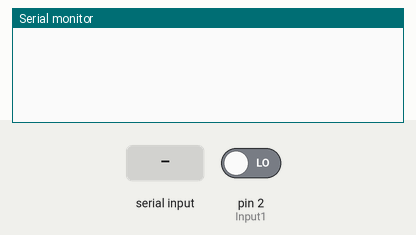
Recording of a sketch running on a simulated Arduino Uno, built with avr-gcc and run on an emulated ATmega328P. Parts: the last lines printed to the serial monitor. Inputs (shaded band) come from the test bench; at power-on: pin 2 (Input1) LOW. The modem accepts every AT command (registered, SIM ready, sends succeed) and sends nothing else.

Above: at 1.5 s.
1.6 s: pin 2 (Input1) driven HIGH
At 2.7 s:
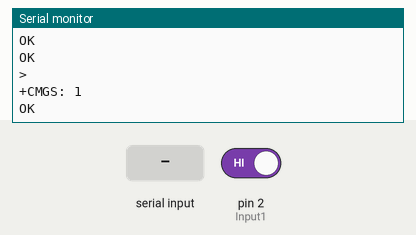
3.5 s: "1" received over the second serial link
At 4.0 s:
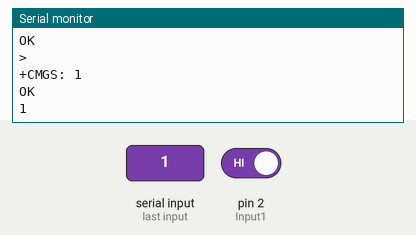
5.0 s: "0" received over the second serial link
At 6.4 s:
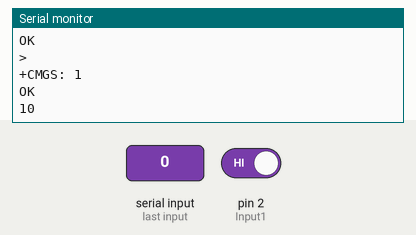

The sketch:

final_code.ino
```cpp
#include <SoftwareSerial.h>

#include <Sim800l.h>
SoftwareSerial mySerial(9,10);
const int Input1=2;
int State1;

void setup(){
  Serial.begin(9600);
  mySerial.begin(9600);
  attachInterrupt(digitalPinToInterrupt(Input1),sendsms,RISING);
  pinMode(Input1, INPUT);
}

void loop()
{
  updateSerial();
}
void updateSerial(){
  delay(500);
  while(mySerial.available()){
    Serial.write(mySerial.read());
  }
  while(Serial.available()){
    mySerial.write(Serial.read());
  }
}
void sendsms()
{
  mySerial.println("AT\r");
  delay(1000);
  Serial.write(mySerial.read());
  mySerial.println("AT+CMGF=1\r");
  delay(1000);
  mySerial.println("AT+CMGS=\"+256785979980\"\r");
  delay(1000);

  mySerial.println("EMERGENCY!");
  delay(1000);

  mySerial.println((char)26);
  delay(100);

}
```

Measured:
- after the input at 1.6 s, the serial monitor: prints a new line after 0.40 s (image 1)
- after the input at 3.5 s, the serial monitor: prints a new line at once (image 2)
- after the input at 5.0 s, the serial monitor: prints a new line at once (image 3)
